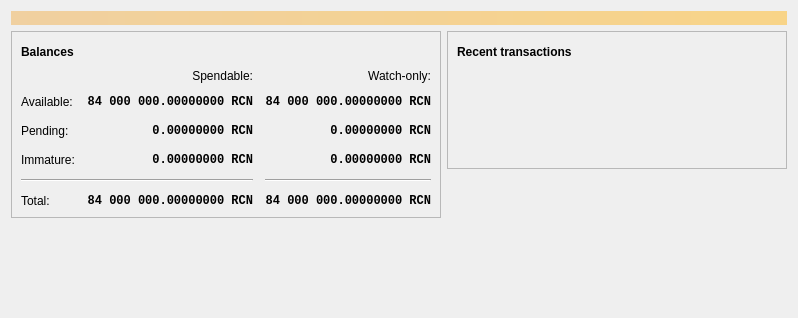
<?xml version="1.0" encoding="UTF-8"?>
<ui version="4.0">
 <class>OverviewPage</class>
 <widget class="QWidget" name="OverviewPage">
  <property name="geometry">
   <rect>
    <x>0</x>
    <y>0</y>
    <width>798</width>
    <height>318</height>
   </rect>
  </property>
  <property name="windowTitle">
   <string>Form</string>
  </property>
  <layout class="QVBoxLayout" name="topLayout">
   <item>
    <widget class="QLabel" name="labelAlerts">
     <property name="visible">
      <bool>false</bool>
     </property>
     <property name="styleSheet">
      <string notr="true">QLabel { background-color: qlineargradient(x1: 0, y1: 0, x2: 1, y2: 0, stop:0 #F0D0A0, stop:1 #F8D488); color:#000000; }</string>
     </property>
     <property name="wordWrap">
      <bool>true</bool>
     </property>
     <property name="margin">
      <number>3</number>
     </property>
     <property name="textInteractionFlags">
      <set>Qt::TextSelectableByMouse</set>
     </property>
    </widget>
   </item>
   <item>
    <layout class="QHBoxLayout" name="horizontalLayout" stretch="1,1">
     <item>
      <layout class="QVBoxLayout" name="verticalLayout_2">
       <item>
        <widget class="QFrame" name="frame">
         <property name="frameShape">
          <enum>QFrame::StyledPanel</enum>
         </property>
         <property name="frameShadow">
          <enum>QFrame::Raised</enum>
         </property>
         <layout class="QVBoxLayout" name="verticalLayout_4">
          <item>
           <layout class="QHBoxLayout" name="horizontalLayout_4">
            <item>
             <widget class="QLabel" name="label_5">
              <property name="font">
               <font>
                <weight>75</weight>
                <bold>true</bold>
               </font>
              </property>
              <property name="text">
               <string>Balances</string>
              </property>
             </widget>
            </item>
            <item>
             <widget class="QPushButton" name="labelWalletStatus">
              <property name="enabled">
               <bool>true</bool>
              </property>
              <property name="maximumSize">
               <size>
                <width>30</width>
                <height>16777215</height>
               </size>
              </property>
              <property name="toolTip">
               <string>The displayed information may be out of date. Your wallet automatically synchronizes with the RCNcoin network after a connection is established, but this process has not completed yet.</string>
              </property>
              <property name="text">
               <string/>
              </property>
              <property name="icon">
               <iconset resource="../bitcoin.qrc">
                <normaloff>:/icons/warning</normaloff>
                <disabledoff>:/icons/warning</disabledoff>:/icons/warning</iconset>
              </property>
              <property name="iconSize">
               <size>
                <width>24</width>
                <height>24</height>
               </size>
              </property>
              <property name="flat">
               <bool>true</bool>
              </property>
             </widget>
            </item>
            <item>
             <spacer name="horizontalSpacer_3">
              <property name="orientation">
               <enum>Qt::Horizontal</enum>
              </property>
              <property name="sizeHint" stdset="0">
               <size>
                <width>40</width>
                <height>20</height>
               </size>
              </property>
             </spacer>
            </item>
           </layout>
          </item>
          <item>
           <layout class="QGridLayout" name="gridLayout">
            <property name="spacing">
             <number>12</number>
            </property>
            <item row="2" column="2">
             <widget class="QLabel" name="labelWatchPending">
              <property name="font">
               <font>
                <family>Monospace</family>
                <weight>75</weight>
                <bold>true</bold>
               </font>
              </property>
              <property name="cursor">
               <cursorShape>IBeamCursor</cursorShape>
              </property>
              <property name="toolTip">
               <string>Unconfirmed transactions to watch-only addresses</string>
              </property>
              <property name="text">
               <string notr="true">0.00000000 RCN</string>
              </property>
              <property name="alignment">
               <set>Qt::AlignRight|Qt::AlignTrailing|Qt::AlignVCenter</set>
              </property>
              <property name="textInteractionFlags">
               <set>Qt::LinksAccessibleByMouse|Qt::TextSelectableByKeyboard|Qt::TextSelectableByMouse</set>
              </property>
             </widget>
            </item>
            <item row="2" column="1">
             <widget class="QLabel" name="labelUnconfirmed">
              <property name="font">
               <font>
                <family>Monospace</family>
                <weight>75</weight>
                <bold>true</bold>
               </font>
              </property>
              <property name="cursor">
               <cursorShape>IBeamCursor</cursorShape>
              </property>
              <property name="toolTip">
               <string>Total of transactions that have yet to be confirmed, and do not yet count toward the spendable balance</string>
              </property>
              <property name="text">
               <string notr="true">0.00000000 RCN</string>
              </property>
              <property name="alignment">
               <set>Qt::AlignRight|Qt::AlignTrailing|Qt::AlignVCenter</set>
              </property>
              <property name="textInteractionFlags">
               <set>Qt::LinksAccessibleByMouse|Qt::TextSelectableByKeyboard|Qt::TextSelectableByMouse</set>
              </property>
             </widget>
            </item>
            <item row="3" column="2">
             <widget class="QLabel" name="labelWatchImmature">
              <property name="font">
               <font>
                <family>Monospace</family>
                <weight>75</weight>
                <bold>true</bold>
               </font>
              </property>
              <property name="cursor">
               <cursorShape>IBeamCursor</cursorShape>
              </property>
              <property name="toolTip">
               <string>Mined balance in watch-only addresses that has not yet matured</string>
              </property>
              <property name="text">
               <string notr="true">0.00000000 RCN</string>
              </property>
              <property name="alignment">
               <set>Qt::AlignRight|Qt::AlignTrailing|Qt::AlignVCenter</set>
              </property>
              <property name="textInteractionFlags">
               <set>Qt::LinksAccessibleByMouse|Qt::TextSelectableByKeyboard|Qt::TextSelectableByMouse</set>
              </property>
             </widget>
            </item>
            <item row="4" column="0" colspan="2">
             <widget class="Line" name="line">
              <property name="orientation">
               <enum>Qt::Horizontal</enum>
              </property>
             </widget>
            </item>
            <item row="4" column="2">
             <widget class="Line" name="lineWatchBalance">
              <property name="sizePolicy">
               <sizepolicy hsizetype="Preferred" vsizetype="Fixed">
                <horstretch>0</horstretch>
                <verstretch>0</verstretch>
               </sizepolicy>
              </property>
              <property name="minimumSize">
               <size>
                <width>140</width>
                <height>0</height>
               </size>
              </property>
              <property name="orientation">
               <enum>Qt::Horizontal</enum>
              </property>
             </widget>
            </item>
            <item row="5" column="0">
             <widget class="QLabel" name="labelTotalText">
              <property name="text">
               <string>Total:</string>
              </property>
             </widget>
            </item>
            <item row="3" column="1">
             <widget class="QLabel" name="labelImmature">
              <property name="font">
               <font>
                <family>Monospace</family>
                <weight>75</weight>
                <bold>true</bold>
               </font>
              </property>
              <property name="cursor">
               <cursorShape>IBeamCursor</cursorShape>
              </property>
              <property name="toolTip">
               <string>Mined balance that has not yet matured</string>
              </property>
              <property name="text">
               <string notr="true">0.00000000 RCN</string>
              </property>
              <property name="alignment">
               <set>Qt::AlignRight|Qt::AlignTrailing|Qt::AlignVCenter</set>
              </property>
              <property name="textInteractionFlags">
               <set>Qt::LinksAccessibleByMouse|Qt::TextSelectableByKeyboard|Qt::TextSelectableByMouse</set>
              </property>
             </widget>
            </item>
            <item row="2" column="3">
             <spacer name="horizontalSpacer_2">
              <property name="orientation">
               <enum>Qt::Horizontal</enum>
              </property>
              <property name="sizeHint" stdset="0">
               <size>
                <width>40</width>
                <height>20</height>
               </size>
              </property>
             </spacer>
            </item>
            <item row="3" column="0">
             <widget class="QLabel" name="labelImmatureText">
              <property name="text">
               <string>Immature:</string>
              </property>
             </widget>
            </item>
            <item row="5" column="1">
             <widget class="QLabel" name="labelTotal">
              <property name="font">
               <font>
                <family>Monospace</family>
                <weight>75</weight>
                <bold>true</bold>
               </font>
              </property>
              <property name="cursor">
               <cursorShape>IBeamCursor</cursorShape>
              </property>
              <property name="toolTip">
               <string>Your current total balance</string>
              </property>
              <property name="text">
               <string notr="true">84 000 000.00000000 RCN</string>
              </property>
              <property name="alignment">
               <set>Qt::AlignRight|Qt::AlignTrailing|Qt::AlignVCenter</set>
              </property>
              <property name="textInteractionFlags">
               <set>Qt::LinksAccessibleByMouse|Qt::TextSelectableByKeyboard|Qt::TextSelectableByMouse</set>
              </property>
             </widget>
            </item>
            <item row="5" column="2">
             <widget class="QLabel" name="labelWatchTotal">
              <property name="font">
               <font>
                <family>Monospace</family>
                <weight>75</weight>
                <bold>true</bold>
               </font>
              </property>
              <property name="cursor">
               <cursorShape>IBeamCursor</cursorShape>
              </property>
              <property name="toolTip">
               <string>Current total balance in watch-only addresses</string>
              </property>
              <property name="text">
               <string notr="true">84 000 000.00000000 RCN</string>
              </property>
              <property name="alignment">
               <set>Qt::AlignRight|Qt::AlignTrailing|Qt::AlignVCenter</set>
              </property>
              <property name="textInteractionFlags">
               <set>Qt::LinksAccessibleByMouse|Qt::TextSelectableByKeyboard|Qt::TextSelectableByMouse</set>
              </property>
             </widget>
            </item>
            <item row="0" column="2">
             <widget class="QLabel" name="labelWatchonly">
              <property name="text">
               <string>Watch-only:</string>
              </property>
              <property name="alignment">
               <set>Qt::AlignRight|Qt::AlignTrailing|Qt::AlignVCenter</set>
              </property>
             </widget>
            </item>
            <item row="1" column="0">
             <widget class="QLabel" name="labelBalanceText">
              <property name="text">
               <string>Available:</string>
              </property>
             </widget>
            </item>
            <item row="1" column="1">
             <widget class="QLabel" name="labelBalance">
              <property name="font">
               <font>
                <family>Monospace</family>
                <weight>75</weight>
                <bold>true</bold>
               </font>
              </property>
              <property name="cursor">
               <cursorShape>IBeamCursor</cursorShape>
              </property>
              <property name="toolTip">
               <string>Your current spendable balance</string>
              </property>
              <property name="text">
               <string notr="true">84 000 000.00000000 RCN</string>
              </property>
              <property name="alignment">
               <set>Qt::AlignRight|Qt::AlignTrailing|Qt::AlignVCenter</set>
              </property>
              <property name="textInteractionFlags">
               <set>Qt::LinksAccessibleByMouse|Qt::TextSelectableByKeyboard|Qt::TextSelectableByMouse</set>
              </property>
             </widget>
            </item>
            <item row="1" column="2">
             <widget class="QLabel" name="labelWatchAvailable">
              <property name="font">
               <font>
                <family>Monospace</family>
                <weight>75</weight>
                <bold>true</bold>
               </font>
              </property>
              <property name="cursor">
               <cursorShape>IBeamCursor</cursorShape>
              </property>
              <property name="toolTip">
               <string>Your current balance in watch-only addresses</string>
              </property>
              <property name="text">
               <string notr="true">84 000 000.00000000 RCN</string>
              </property>
              <property name="alignment">
               <set>Qt::AlignRight|Qt::AlignTrailing|Qt::AlignVCenter</set>
              </property>
              <property name="textInteractionFlags">
               <set>Qt::LinksAccessibleByMouse|Qt::TextSelectableByKeyboard|Qt::TextSelectableByMouse</set>
              </property>
             </widget>
            </item>
            <item row="2" column="0">
             <widget class="QLabel" name="labelPendingText">
              <property name="text">
               <string>Pending:</string>
              </property>
             </widget>
            </item>
            <item row="0" column="1">
             <widget class="QLabel" name="labelSpendable">
              <property name="text">
               <string>Spendable:</string>
              </property>
              <property name="alignment">
               <set>Qt::AlignRight|Qt::AlignTrailing|Qt::AlignVCenter</set>
              </property>
             </widget>
            </item>
           </layout>
          </item>
         </layout>
        </widget>
       </item>
       <item>
        <spacer name="verticalSpacer">
         <property name="orientation">
          <enum>Qt::Vertical</enum>
         </property>
         <property name="sizeHint" stdset="0">
          <size>
           <width>20</width>
           <height>40</height>
          </size>
         </property>
        </spacer>
       </item>
      </layout>
     </item>
     <item>
      <layout class="QVBoxLayout" name="verticalLayout_3">
       <item>
        <widget class="QFrame" name="frame_2">
         <property name="frameShape">
          <enum>QFrame::StyledPanel</enum>
         </property>
         <property name="frameShadow">
          <enum>QFrame::Raised</enum>
         </property>
         <layout class="QVBoxLayout" name="verticalLayout">
          <item>
           <layout class="QHBoxLayout" name="horizontalLayout_2">
            <item>
             <widget class="QLabel" name="label_4">
              <property name="font">
               <font>
                <weight>75</weight>
                <bold>true</bold>
               </font>
              </property>
              <property name="text">
               <string>Recent transactions</string>
              </property>
             </widget>
            </item>
            <item>
             <widget class="QPushButton" name="labelTransactionsStatus">
              <property name="enabled">
               <bool>true</bool>
              </property>
              <property name="maximumSize">
               <size>
                <width>30</width>
                <height>16777215</height>
               </size>
              </property>
              <property name="toolTip">
               <string>The displayed information may be out of date. Your wallet automatically synchronizes with the RCNcoin network after a connection is established, but this process has not completed yet.</string>
              </property>
              <property name="text">
               <string/>
              </property>
              <property name="icon">
               <iconset resource="../bitcoin.qrc">
                <normaloff>:/icons/warning</normaloff>
                <disabledoff>:/icons/warning</disabledoff>:/icons/warning</iconset>
              </property>
              <property name="iconSize">
               <size>
                <width>24</width>
                <height>24</height>
               </size>
              </property>
              <property name="flat">
               <bool>true</bool>
              </property>
             </widget>
            </item>
            <item>
             <spacer name="horizontalSpacer">
              <property name="orientation">
               <enum>Qt::Horizontal</enum>
              </property>
              <property name="sizeHint" stdset="0">
               <size>
                <width>40</width>
                <height>20</height>
               </size>
              </property>
             </spacer>
            </item>
           </layout>
          </item>
          <item>
           <widget class="TransactionOverviewWidget" name="listTransactions">
            <property name="styleSheet">
             <string notr="true">QListView { background: transparent; }</string>
            </property>
            <property name="frameShape">
             <enum>QFrame::NoFrame</enum>
            </property>
            <property name="verticalScrollBarPolicy">
             <enum>Qt::ScrollBarAlwaysOff</enum>
            </property>
            <property name="horizontalScrollBarPolicy">
             <enum>Qt::ScrollBarAlwaysOff</enum>
            </property>
            <property name="sizeAdjustPolicy">
             <enum>QAbstractScrollArea::AdjustToContents</enum>
            </property>
            <property name="selectionMode">
             <enum>QAbstractItemView::NoSelection</enum>
            </property>
            <property name="uniformItemSizes">
             <bool>true</bool>
            </property>
           </widget>
          </item>
         </layout>
        </widget>
       </item>
       <item>
        <spacer name="verticalSpacer_2">
         <property name="orientation">
          <enum>Qt::Vertical</enum>
         </property>
         <property name="sizeHint" stdset="0">
          <size>
           <width>20</width>
           <height>40</height>
          </size>
         </property>
        </spacer>
       </item>
      </layout>
     </item>
    </layout>
   </item>
  </layout>
 </widget>
 <customwidgets>
  <customwidget>
   <class>TransactionOverviewWidget</class>
   <extends>QListView</extends>
   <header>qt/transactionoverviewwidget.h</header>
  </customwidget>
 </customwidgets>
 <resources/>
 <connections/>
</ui>
